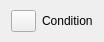
<?xml version="1.0" encoding="UTF-8"?>
<ui version="4.0">
 <class>ConditionWidget</class>
 <widget class="QWidget" name="ConditionWidget">
  <property name="geometry">
   <rect>
    <x>0</x>
    <y>0</y>
    <width>94</width>
    <height>42</height>
   </rect>
  </property>
  <property name="windowTitle">
   <string>Form</string>
  </property>
  <layout class="QHBoxLayout" name="horizontalLayout">
   <property name="topMargin">
    <number>1</number>
   </property>
   <property name="bottomMargin">
    <number>1</number>
   </property>
   <item>
    <widget class="QPushButton" name="btnRemove">
     <property name="maximumSize">
      <size>
       <width>25</width>
       <height>16777215</height>
      </size>
     </property>
     <property name="text">
      <string/>
     </property>
     <property name="icon">
      <iconset>
       <normaloff>../../../../../../../l2data/remove.ico</normaloff>../../../../../../../l2data/remove.ico</iconset>
     </property>
    </widget>
   </item>
   <item>
    <widget class="QLabel" name="lblConditionName">
     <property name="text">
      <string>Condition</string>
     </property>
    </widget>
   </item>
  </layout>
 </widget>
 <resources/>
 <connections/>
</ui>
